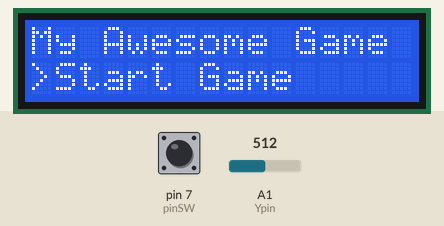
A sketch run on a simulated Arduino Uno, built with avr-gcc and run on an emulated ATmega328P. On the bench: 16×2 character LCD. Inputs (shaded band) come from the test bench; at power-on: pin 7 (pinSW) HIGH, A1 (Ypin) = 512. EEPROM starts erased.

Above: at 1.2 s.
1.3 s: pin 7 (pinSW) pulled LOW for 0.15 s
At 1.9 s:
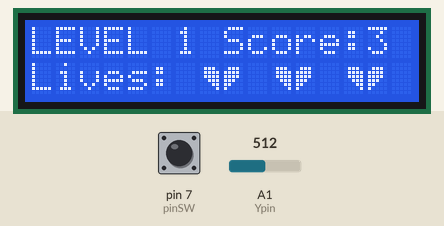
At 12.0 s:
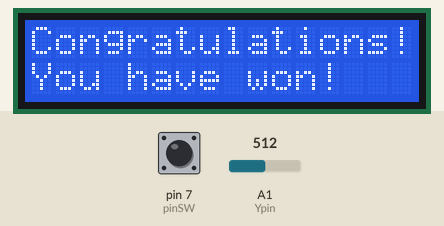
Timing chart, 0 to 13.5 s (numbered marks = the images above; inputs shaded):
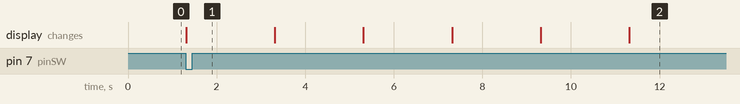

Measured:
- after the input at 1.3 s, the display: changes at once (image 1)

The sketch:

lcd_game_menu.ino
```cpp
#include <LiquidCrystal.h>
#include<EEPROM.h>

LiquidCrystal lcd(12,11,5,4,3,2);

const int Ypin=A1;
const int pinSW=7;
const int pinContrast=10;
const int eeAddress=0;

const char MenuOption[3][11]={
  "Start Game","HighScore","Settings"
};

const int NrOfOptions[5]={3,0,2,5,0};
//Nr of options for each submenu

int CurrentSubMenu=0;
int SelectedOption=0;
int level=0;
int StartingLevel=1;
int score=0;
int lives=3;
int HighScore=0;

unsigned long LevelBegins=0;
int LastYChange=0;
bool joyMoved=false;
int swState=1;
int lastSwState=1;

byte leftHeart[] = {
  B00000,
  B01110,
  B01111,
  B01111,
  B00111,
  B00011,
  B00001,
  B00000
};
byte rightHeart[] = {
  B00000,
  B01110,
  B11110,
  B11110,
  B11100,
  B11000,
  B10000,
  B00000
};

int ChangeOption()
{
  //detects if the user has moved the joystick vertically
  //and changes the selected option on the main menu accordingly
  int maxThreshold=600;
  int minThreshold=400;
  if(millis()-LastYChange>=200){
  int yValue=analogRead(Ypin);
   if (yValue > maxThreshold && joyMoved == false) {
    //moves to the option above
      if (SelectedOption > 0) {
       SelectedOption--;
      }
      else {
        SelectedOption=NrOfOptions[CurrentSubMenu]-1;
      }
      joyMoved=true;
      lcd.clear();
  }
  if (yValue < minThreshold && joyMoved == false) {
    //moves to the option below
    if (SelectedOption < NrOfOptions[CurrentSubMenu]-1 ) {
        SelectedOption++;
    }
    else {
        SelectedOption = 0;
    }
    joyMoved=true;
    lcd.clear();
 }
 if(yValue >= minThreshold && yValue <= maxThreshold) {
         joyMoved=false;
      }
 LastYChange=millis();
 }
}
void ChangeSubMenu(){
  //detects if the user has pressed the button and
  //enters the appropiate submenu if so
   swState = digitalRead(pinSW);
    if (swState != lastSwState) {
         if (swState == LOW) {
                if(CurrentSubMenu==0){
                  //if the user is in main-menu
                  if(SelectedOption==0){
                    //enter the in-game submenu
                    level=StartingLevel-1;
                    //level will become StartingLevel
                    //upon entering
                    CurrentSubMenu=1;
                  }
                  else if(SelectedOption==2)CurrentSubMenu=2;
                  //enter the settings sub-menu
                }
                else if (CurrentSubMenu==4)CurrentSubMenu=0;
                //returns the user to the main-menu
                //upon finishing the game
                else if(CurrentSubMenu==2) {
                  //the settings submenu
                  if(SelectedOption==0)CurrentSubMenu=3;
                  //enter the starting level selection sub-menu
                  else CurrentSubMenu=0;
                  //go back to the main-menu
                }
                else{
                  StartingLevel=SelectedOption+1;
                  CurrentSubMenu=2;
                }
                SelectedOption=0;
                lcd.clear();
         }
    }
    lastSwState = swState;
}
void setup() {
  lcd.begin(16, 2);
  lcd.createChar(0,leftHeart);
  lcd.createChar(1,rightHeart);

  pinMode(10,OUTPUT);
  pinMode(7,INPUT_PULLUP);

  analogWrite(pinContrast,110);

  float f;
  EEPROM.get(eeAddress,f);
  HighScore=(int) f;
}

void loop() {
   if(CurrentSubMenu==0)
  {
    //the main menu
    lcd.setCursor(0,0);
    lcd.print("My Awesome Game");
    lcd.setCursor(0,1);
    lcd.write('>');
    lcd.print(MenuOption[SelectedOption]);
    if(SelectedOption==1){
      lcd.print(':');
      lcd.print(HighScore);
    }
    ChangeOption();
    //despite the name(couldn't come up with a better one)
    //the function doesn't automatically change the
    //selected option.It only does so if it detects
    // a significant change in the yValue
    ChangeSubMenu();
    //same thing here
  }
  if(CurrentSubMenu==1){
    //the in-game menu
     if(millis()-LevelBegins>=2000 || level==StartingLevel-1)
    {
      level++;
      LevelBegins=millis();
    }
    if(level<=5){
      lcd.setCursor(0,0);
      lcd.print("LEVEL ");
      lcd.print(level);
      score=level*3;
      lcd.print(" Score:");
      lcd.print(score);
      lcd.setCursor(0,1);
      lcd.print("Lives: ");
      for(int i=0;i<lives;i++){
        lcd.write(byte(0));
        lcd.write(byte(1));
        lcd.print(" ");
      }
    }
    else{
      lcd.clear();
      lcd.print("Congratulations!");
      lcd.setCursor(0,1);
      lcd.print("You have won!");
      delay(5000);
      lcd.clear();
      CurrentSubMenu=4;
    }
    if(score>HighScore){
      HighScore=score;
      float f=(float) score;
      EEPROM.put(eeAddress,f);
    }
  }
  if(CurrentSubMenu==2){
    //the settings submenu
    if(SelectedOption==0)lcd.setCursor(0,0);
    else lcd.setCursor(0,1);
    lcd.write('>');
    lcd.setCursor(1,0);
    lcd.print("Starting Level");
    lcd.setCursor(1,1);
    lcd.print("Back to Menu");
    ChangeOption();
    ChangeSubMenu();
  }
  if(CurrentSubMenu==3){
    //the  starting level setting submenu
    lcd.setCursor(0,0);
    lcd.print("Set starting lvl");
    lcd.setCursor(0,1);
    lcd.write('>');
    lcd.print("Level ");
    lcd.print(SelectedOption+1);
    ChangeOption();
    ChangeSubMenu();
  }
  if(CurrentSubMenu==4){
    //the "you have won.press the button to go
    //back to the main menu" submenu
    lcd.setCursor(0,0);
    lcd.print("Press the button");
    lcd.setCursor(0,1);
    lcd.print("to exit.");
    ChangeSubMenu();
  }
 }
```
